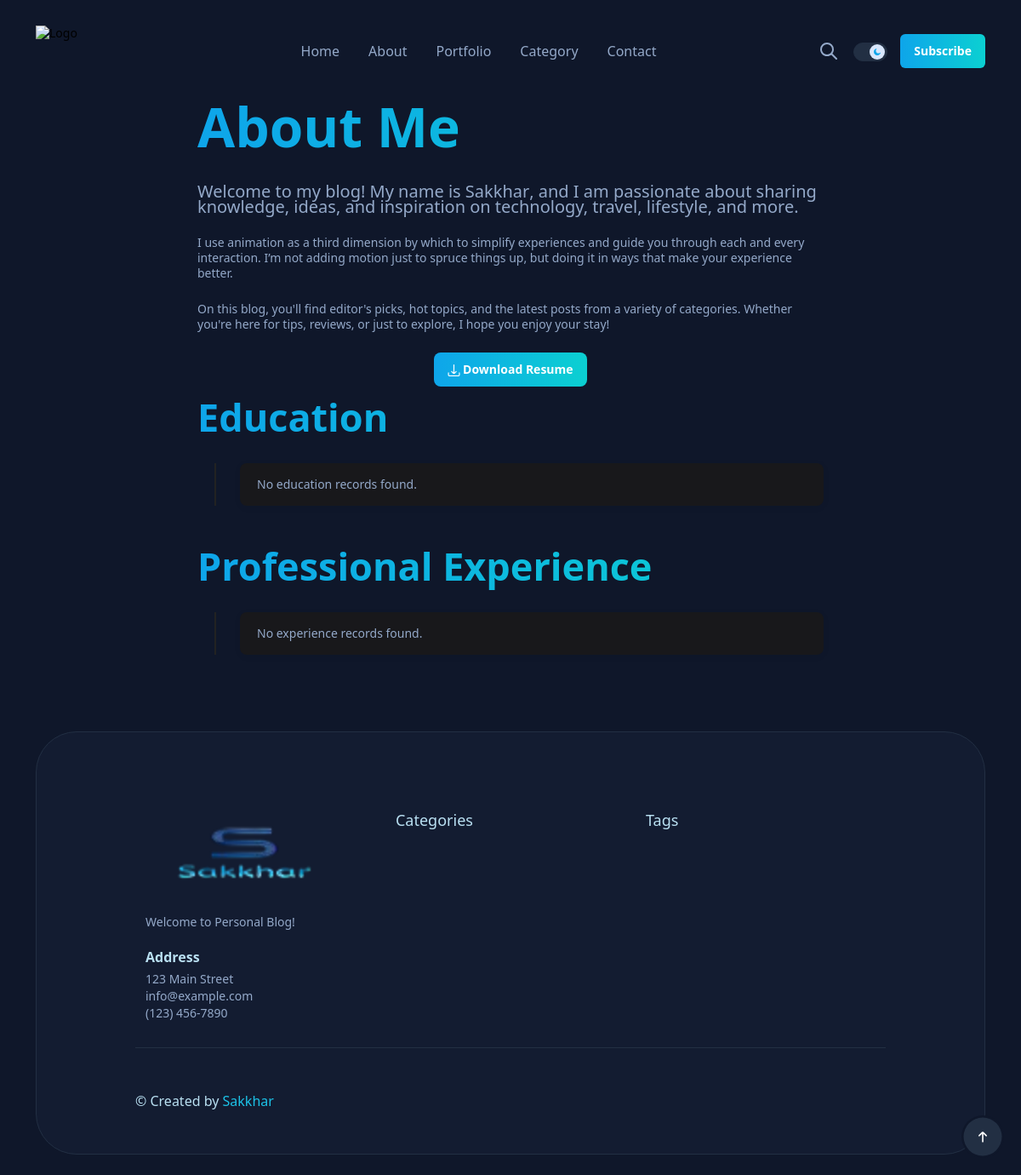
Page /about/ on the earlier database version.
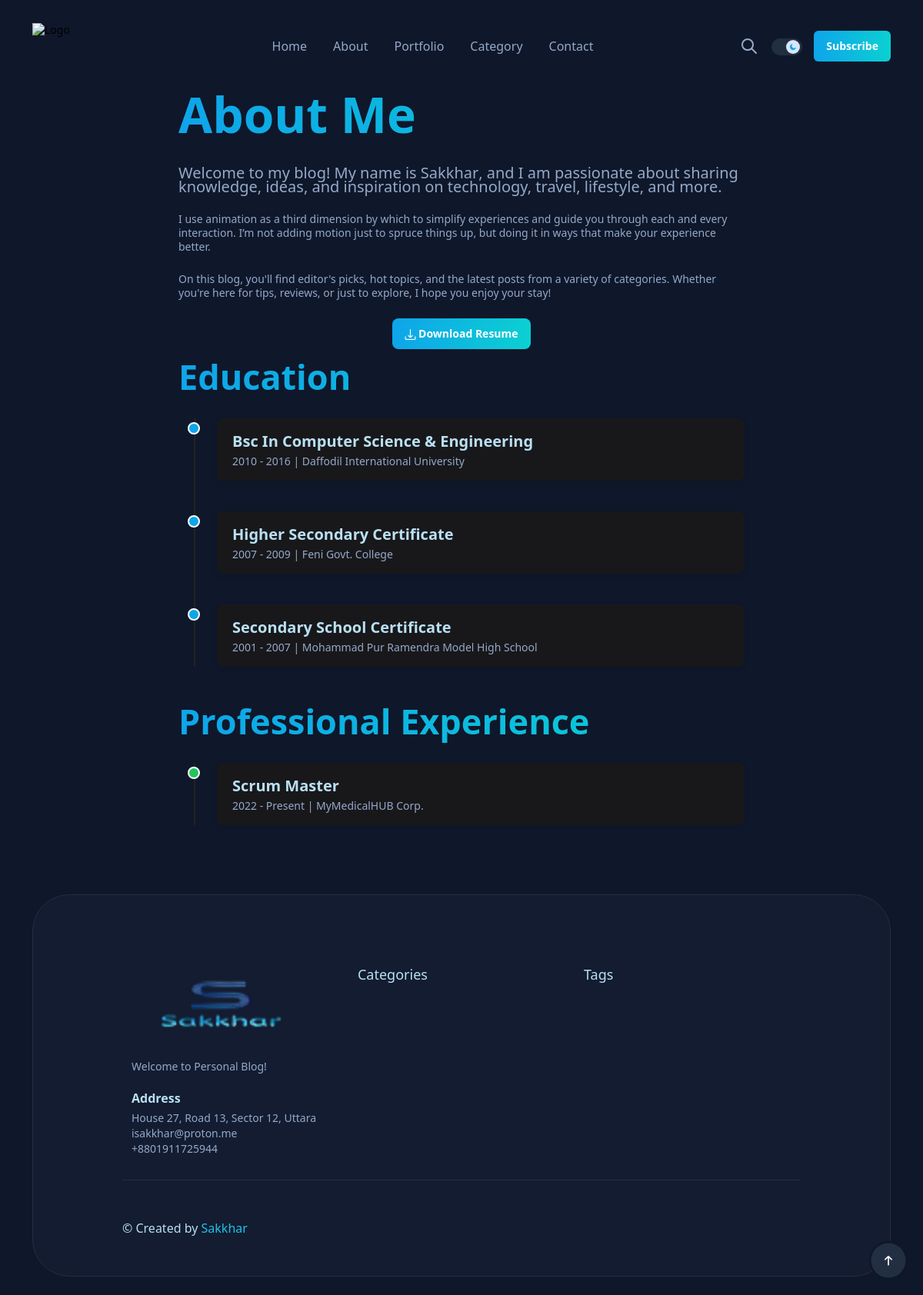
Same page on the later database version.
### mini/models.py (models this page shows, shortened)
class Education(models.Model):
    degree = models.CharField(max_length=200)
    institution = models.CharField(max_length=200)
    start_year = models.CharField(max_length=10)
    end_year = models.CharField(max_length=10)
    description = models.TextField(blank=True)

class Experience(models.Model):
    title = models.CharField(max_length=200)
    company = models.CharField(max_length=200)
    start_year = models.CharField(max_length=10)
    end_year = models.CharField(max_length=10)
    description = models.TextField(blank=True)

class SiteSetting(models.Model):
    phone = models.CharField(max_length=50, blank=True)
    email = models.EmailField(blank=True)
    address = models.CharField(max_length=255, blank=True)
    logo = models.ImageField(upload_to='site_settings/', blank=True, null=True)
    facebook = models.URLField(blank=True, null=True)
    twitter = models.URLField(blank=True, null=True)
    linkedin = models.URLField(blank=True, null=True)
    instagram = models.URLField(blank=True, null=True)
    youtube = models.URLField(blank=True, null=True)
    github = models.URLField(blank=True, null=True)
    class Meta:
        verbose_name = "Site Setting"
        verbose_name_plural = "Site Settings"

### mini/views.py (the view)
# urls.py: path('about/', about, name='about'),
def about(request):
    educations = Education.objects.all().order_by('-end_year')
    experiences = Experience.objects.all().order_by('-end_year')
    return render(request, 'mini/about.html', {
        'educations': educations,
        'experiences': experiences,
    })

### mini/context_processors.py (called while the page is built)
def site_settings(request):
    settings = SiteSetting.objects.first()
    return {'site_settings': settings}

### templates/mini/about.html (shortened to what this page needs)
{% extends 'mini/base.html' %}
{% load static %}
{% block content %}
<div class="container mt-5">
  <div class="row justify-content-center">
    <div class="col-lg-8">
      <h1 class="color-linear mb-4">About Me</h1>
      <p class="color-gray-500 lead mb-4">
        Welcome to my blog! My name is <strong>Sakkhar</strong>, and I am passionate about sharing knowledge, ideas, and inspiration on technology, travel, lifestyle, and more.
      </p>
      <p class="color-gray-500 mb-4">
        I use animation as a third dimension by which to simplify experiences and guide you through each and every interaction. I’m not adding motion just to spruce things up, but doing it in ways that make your experience better.
      </p>
      <p class="color-gray-500 mb-4">
        On this blog, you'll find editor's picks, hot topics, and the latest posts from a variety of categories. Whether you're here for tips, reviews, or just to explore, I hope you enjoy your stay!
      </p>
      <div class="text-center mb-5">
        <a href="{% static 'assets/docs/resume.pdf' %}" class="btn btn-linear btn-radius-8" download>
          <i class="fi-rr-download"></i> Download Resume
        </a>
      </div>
      <h2 class="color-linear mb-4 mt-5">Education</h2>
      <ul class="timeline">
        {% for edu in educations %}
        <li>
          <div class="timeline-badge bg-primary"></div>
          <div class="timeline-panel">
            <h5 class="color-white mb-1">{{ edu.degree }}</h5>
            <span class="color-gray-500">{{ edu.start_year }} - {{ edu.end_year }} | {{ edu.institution }}</span>
          </div>
        </li>
        {% empty %}
        <li><div class="timeline-panel">No education records found.</div></li>
        {% endfor %}
      </ul>
      <h2 class="color-linear mb-4 mt-5">Professional Experience</h2>
      <ul class="timeline">
        {% for exp in experiences %}
        <li>
          <div class="timeline-badge bg-success"></div>
          <div class="timeline-panel">
            <h5 class="color-white mb-1">{{ exp.title }}</h5>
            <span class="color-gray-500">{{ exp.start_year }} - {{ exp.end_year }} | {{ exp.company }}</span>
          </div>
        </li>
        {% empty %}
        <li><div class="timeline-panel">No experience records found.</div></li>
        {% endfor %}
      </ul>
    </div>
  </div>
</div>
{% endblock %}

### templates/mini/base.html (shortened to what this page needs)
{% load static %}
<!DOCTYPE html>
<html lang="en">
<head>
    <link href="{% static 'assets/css/style.css' %}" rel="stylesheet">
    <link rel="stylesheet" href="https://cdnjs.cloudflare.com/ajax/libs/font-awesome/6.4.0/css/all.min.css">
</head>
<body>
 <header class="header sticky-bar bg-gray-900">
      <div class="container">
        <div class="main-header">
          <div class="header-logo"><a class="d-flex" href="{% url 'home' %}">
            {% if site_settings and site_settings.logo %}
              <img src="{{ site_settings.logo.url }}" alt="Logo" style="height:100px;">
            {% else %}
              <img src="{% static 'assets/imgs/template/default-logo.png' %}" alt="Logo" style="height:60px;">
            {% endif %}
          </a></div>
          <div class="header-nav">
            <nav class="nav-main-menu d-none d-xl-block">
              <ul class="main-menu">
                <li class="menu-item"><a class="color-gray-500" href="{% url 'home' %}">Home</a>
                </li>
                <li class="menu-item"><a class="color-gray-500" href="{% url 'about'%}">About</a>
                </li>
                <li class="menu-item"><a class="color-gray-500" href="{% url 'portfolio' %}">Portfolio</a>
                <li class="menu-item"><a class="color-gray-500" href="{% url 'category' %}">Category</a>
                </li>
                <li><a class="color-gray-500" href="{% url 'contact' %}">Contact</a></li>
              </ul>
            </nav>
          </div>
          <div class="header-right text-end"><a class="btn btn-search" href="#"></a>
            <div class="switch-button">
              <div class="form-check form-switch">
                <input class="form-check-input" id="flexSwitchCheckChecked" type="checkbox" role="switch" checked="">
              </div>
            </div><a class="btn btn-linear d-none d-sm-inline-block hover-up hover-shadow" href="page-login.html">Subscribe</a>
          </div>
        </div>
      </div>
    </header>
    <main>
      {% block content %}{% endblock %}
    </main>
    <footer class="footer">
      <div class="container">
        <div class="footer-1 bg-gray-850 border-gray-800">
          <div class="row">
            <div class="col-lg-4 mb-30">
              <a class="wow animate__animated animate__fadeInUp" href="{% url 'home' %}">
                {% if site_settings and site_settings.logo %}
                  <img class="logo-night" src="{{ site_settings.logo.url }}" alt="Logo" style="height:100px;">
                {% else %}
                  <img class="logo-night" src="{% static 'assets/imgs/template/logo.png' %}" alt="Logo" style="height:100px;">
                {% endif %}
              </a>
              <p class="mb-20 mt-20 text-sm color-gray-500 wow animate__animated animate__fadeInUp">
                Welcome to {{ site_settings.site_name|default:"Personal Blog" }}!
              </p>
              <h6 class="color-white mb-5 wow animate__animated animate__fadeInUp">Address</h6>
              <p class="text-sm color-gray-500 wow animate__animated animate__fadeInUp">
                {{ site_settings.address|default:"123 Main Street" }}<br>
                {{ site_settings.email|default:"info@example.com" }}<br>
                {{ site_settings.phone|default:"(123) 456-7890" }}
              </p>
            </div>
            <div class="col-lg-4 mb-30">
              <h6 class="text-lg mb-30 color-white wow animate__animated animate__fadeInUp">Categories</h6>
              <div class="row">
                <div class="col-6">
                </div>
              </div>
            </div>
            <div class="col-lg-4 mb-30">
              <h6 class="text-lg mb-30 color-white wow animate__animated animate__fadeInUp">Tags</h6>
              <div class="row">
                <div class="col-12">
                </div>
              </div>
            </div>
             <div class="footer-bottom border-gray-800">
            <div class="row">
              <div class="col-lg-5 text-center text-lg-start">
                <p class="text-base color-white wow animate__animated animate__fadeIn">© Created by<a class="copyright" href="https://sakkhar.substack.com/" target="_blank"> Sakkhar</a></p>
              </div>
              <div class="col-lg-7 text-center text-lg-end">
              </div>
            </div>
          </div>
          </div>
        </div>
      </div>
    </footer>
    <div class="progressCounter progressScroll hover-up hover-neon-2">
      <div class="progressScroll-border">
        <div class="progressScroll-circle"><span class="progressScroll-text"><i class="fi-rr-arrow-small-up"></i></span></div>
      </div>
    </div>
</body>
</html>

### templates/mini/about.html (style rules this page uses)
.timeline { list-style: none; padding: 0; position: relative; }
.timeline:before { content: ''; position: absolute; left: 20px; top: 0; bottom: 0; width: 2px; background: #222; }
.timeline > li { position: relative; margin-bottom: 40px; padding-left: 50px; }
.timeline-badge { width: 16px; height: 16px; border-radius: 50%; position: absolute; left: 12px; top: 5px; background: #0EA5EA; border: 2px solid #fff; z-index: 1; }
.timeline-panel { background: #18181b; border-radius: 8px; padding: 16px 20px; box-shadow: 0 2px 8px rgba(0,0,0,0.05); }
.bg-primary { background: #0EA5EA !important; }
.bg-success { background: #22c55e !important; }

Differences in the rows shown:
added Education: degree "Bsc In Computer Science & Engineering", start_year "2010", end_year "2016", institution "Daffodil International University"
added Education: degree "Higher Secondary Certificate", start_year "2007", end_year "2009", institution "Feni Govt. College"
added Education: degree "Secondary School Certificate", start_year "2001", end_year "2007", institution "Mohammad Pur Ramendra Model High School"
added Experience: title "Scrum Master", start_year "2022", end_year "Present", company "MyMedicalHUB Corp."
added SiteSetting: address "House 27, Road 13, Sector 12, Uttara", email "isakkhar@proton.me", phone "+8801911725944"
Other differences:
{{ site_settings.address|default:"123 Main Street" }}: "123 Main Street" → (not shown)
{{ site_settings.email|default:"info@example.com" }}: "info@example.com" → (not shown)
{{ site_settings.phone|default:"(123) 456-7890" }}: "(123) 456-7890" → (not shown)
text no longer shown: "No education records found. No experience records found."
